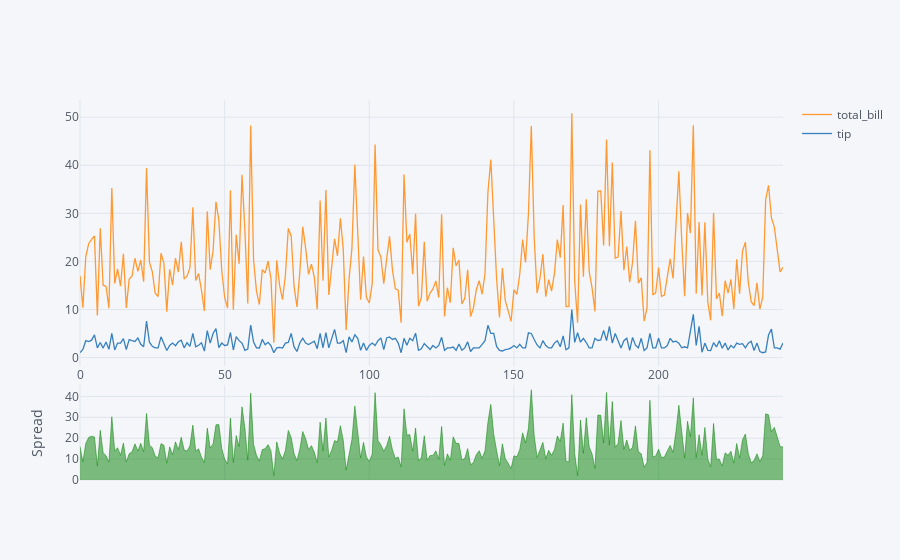

Notebook source saved alongside this figure:
### Markdown cell above
### Spread

### Code cell
tips[['total_bill','tip']].iplot(kind='spread')

### Figure 1 — Plotly figure (JSON) as saved in the notebook; plotly's stock layout.template omitted (floating-point values rounded to 4 significant figures; data arrays with more than 128 entries replaced by an {"elided": "..."} marker saying what was removed)
{"data": [{"line": {"color": "rgba(255, 153, 51, 1.0)", "dash": "solid", "shape": "linear", "width": 1.3}, "mode": "lines", "name": "total_bill", "text": "", "type": "scatter", "uid": "d8426a8e-63ae-4005-a369-506606e10c1a", "x": {"elided": "244 int values"}, "y": {"elided": "244 float values"}}, {"line": {"color": "rgba(55, 128, 191, 1.0)", "dash": "solid", "shape": "linear", "width": 1.3}, "mode": "lines", "name": "tip", "text": "", "type": "scatter", "uid": "8b289af9-5400-4569-8b60-95b2360a5427", "x": {"elided": "244 int values"}, "y": {"elided": "244 float values"}}, {"connectgaps": false, "fill": "tozeroy", "line": {"color": "green", "dash": "solid", "shape": "linear", "width": 0.5}, "mode": "lines", "name": "Spread", "showlegend": false, "type": "scatter", "uid": "390b0959-85e3-45d4-9142-364499b98b80", "x": {"elided": "244 int values"}, "xaxis": "x2", "y": {"elided": "244 float values"}, "yaxis": "y2"}, {"connectgaps": false, "fill": "tozeroy", "line": {"color": "red", "dash": "solid", "shape": "linear", "width": 0.5}, "mode": "lines", "name": "Spread", "showlegend": false, "type": "scatter", "uid": "9c1b0067-84a7-4a9d-8cb9-1861335130ab", "x": {"elided": "244 int values"}, "xaxis": "x2", "y": {"elided": "244 str values"}, "yaxis": "y2"}], "layout": {"hovermode": "x", "legend": {"bgcolor": "#F5F6F9", "font": {"color": "#4D5663"}}, "paper_bgcolor": "#F5F6F9", "plot_bgcolor": "#F5F6F9", "title": {"font": {"color": "#4D5663"}}, "xaxis": {"gridcolor": "#E1E5ED", "showgrid": true, "tickfont": {"color": "#4D5663"}, "title": {"font": {"color": "#4D5663"}, "text": ""}, "zerolinecolor": "#E1E5ED"}, "xaxis2": {"anchor": "y2", "gridcolor": "#E1E5ED", "showgrid": true, "showticklabels": false, "tickfont": {"color": "#4D5663"}, "title": {"font": {"color": "#4D5663"}, "text": ""}, "zerolinecolor": "#E1E5ED"}, "yaxis": {"domain": [0.3, 1], "gridcolor": "#E1E5ED", "showgrid": true, "tickfont": {"color": "#4D5663"}, "title": {"font": {"color": "#4D5663"}, "text": ""}, "zerolinecolor": "#E1E5ED"}, "yaxis2": {"domain": [0, 0.25], "gridcolor": "#E1E5ED", "showgrid": true, "tickfont": {"color": "#4D5663"}, "title": {"font": {"color": "#4D5663"}, "text": "Spread"}, "zerolinecolor": "#E1E5ED"}}}
